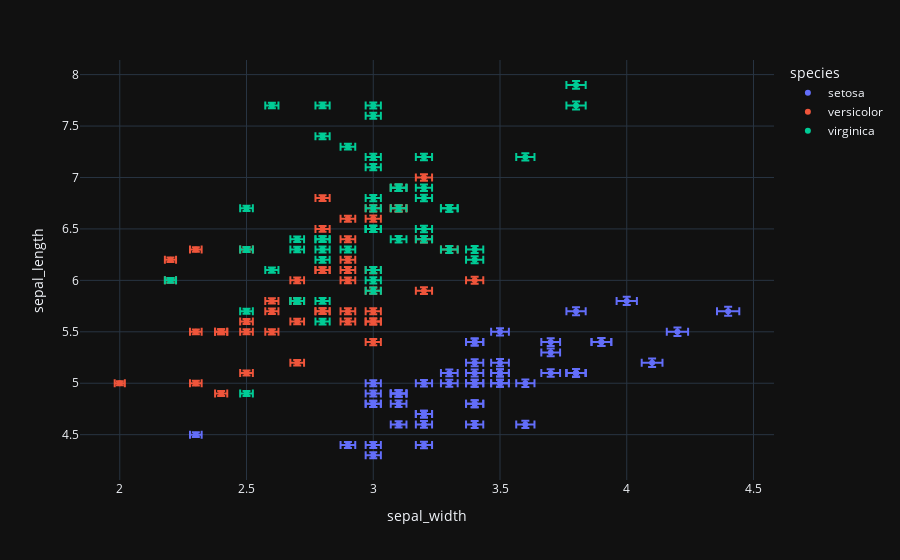

The code cell stored with this chart in its notebook:
### Code cell
df=px.data.iris()
df['e']=df['sepal_width']/100
fig=px.scatter(df,
               x='sepal_width',y='sepal_length',
               color='species',
               error_x='e',error_y='e',template='plotly_dark')
fig.show()
